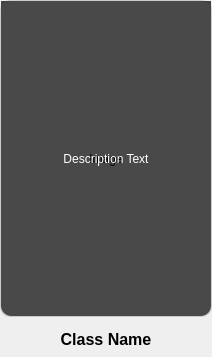
<?xml version="1.0" encoding="UTF-8"?>
<ui version="4.0">
 <class>ClassCard</class>
 <widget class="QWidget" name="ClassCard">
  <property name="geometry">
   <rect>
    <x>0</x>
    <y>0</y>
    <width>212</width>
    <height>357</height>
   </rect>
  </property>
  <property name="minimumSize">
   <size>
    <width>212</width>
    <height>357</height>
   </size>
  </property>
  <property name="maximumSize">
   <size>
    <width>212</width>
    <height>357</height>
   </size>
  </property>
  <property name="windowTitle">
   <string>Form</string>
  </property>
  <property name="styleSheet">
   <string notr="true">#cardFrame {
    background-color: #f7f7f7;
    border: 1px solid #ccc;
    border-radius: 10px;
}
#cardFrame:hover {
    background-color: #eee;
    border: 2px solid #555;
}</string>
  </property>
  <layout class="QVBoxLayout" name="verticalLayout">
   <property name="spacing">
    <number>0</number>
   </property>
   <property name="leftMargin">
    <number>0</number>
   </property>
   <property name="topMargin">
    <number>0</number>
   </property>
   <property name="rightMargin">
    <number>0</number>
   </property>
   <property name="bottomMargin">
    <number>0</number>
   </property>
   <item>
    <widget class="QFrame" name="cardFrame">
     <property name="frameShape">
      <enum>QFrame::Shape::StyledPanel</enum>
     </property>
     <property name="frameShadow">
      <enum>QFrame::Shadow::Raised</enum>
     </property>
     <layout class="QVBoxLayout" name="verticalLayout_2">
      <property name="spacing">
       <number>0</number>
      </property>
      <property name="leftMargin">
       <number>0</number>
      </property>
      <property name="topMargin">
       <number>0</number>
      </property>
      <property name="rightMargin">
       <number>0</number>
      </property>
      <property name="bottomMargin">
       <number>0</number>
      </property>
      <item>
       <widget class="QWidget" name="imageContainer" native="true">
        <property name="minimumSize">
         <size>
          <width>150</width>
          <height>180</height>
         </size>
        </property>
        <layout class="QGridLayout" name="gridLayout">
         <property name="leftMargin">
          <number>0</number>
         </property>
         <property name="topMargin">
          <number>0</number>
         </property>
         <property name="rightMargin">
          <number>0</number>
         </property>
         <property name="bottomMargin">
          <number>0</number>
         </property>
         <item row="0" column="0">
          <widget class="QLabel" name="imageLabel">
           <property name="text">
            <string>Image</string>
           </property>
           <property name="alignment">
            <set>Qt::AlignmentFlag::AlignCenter</set>
           </property>
          </widget>
         </item>
         <item row="0" column="0">
          <widget class="QLabel" name="descOverlay">
           <property name="styleSheet">
            <string notr="true">background-color: rgba(0, 0, 0, 180);
color: white;
border-bottom-left-radius: 10px;
border-bottom-right-radius: 10px;
padding: 4px;</string>
           </property>
           <property name="text">
            <string>Description Text</string>
           </property>
           <property name="alignment">
            <set>Qt::AlignmentFlag::AlignCenter</set>
           </property>
           <property name="wordWrap">
            <bool>true</bool>
           </property>
          </widget>
         </item>
        </layout>
       </widget>
      </item>
     </layout>
    </widget>
   </item>
   <item>
    <widget class="QLabel" name="nameLabel">
     <property name="maximumSize">
      <size>
       <width>16777215</width>
       <height>40</height>
      </size>
     </property>
     <property name="font">
      <font>
       <pointsize>12</pointsize>
       <bold>true</bold>
      </font>
     </property>
     <property name="styleSheet">
      <string notr="true">color: black; padding-top: 5px; background: transparent;</string>
     </property>
     <property name="text">
      <string>Class Name</string>
     </property>
     <property name="alignment">
      <set>Qt::AlignmentFlag::AlignCenter</set>
     </property>
    </widget>
   </item>
  </layout>
 </widget>
 <resources/>
 <connections/>
</ui>
